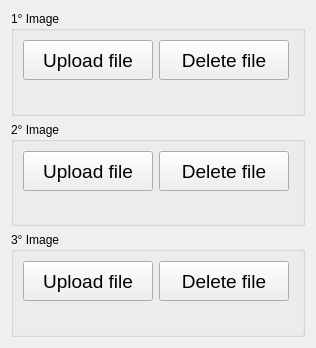
          <widget class="QWidget" name="scrollAreaWidgetContents_12">
           <property name="geometry">
            <rect>
             <x>0</x>
             <y>0</y>
             <width>316</width>
             <height>348</height>
            </rect>
           </property>
           <layout class="QGridLayout" name="gridLayout_56">
            <item row="0" column="0">
             <layout class="QVBoxLayout" name="verticalLayout_51">
              <item>
               <widget class="QGroupBox" name="groupBox_29">
                <property name="title">
                 <string>1° Image</string>
                </property>
                <layout class="QGridLayout" name="gridLayout_49">
                 <item row="0" column="0">
                  <layout class="QHBoxLayout" name="horizontalLayout_82">
                   <property name="sizeConstraint">
                    <enum>QLayout::SetMinimumSize</enum>
                   </property>
                   <item>
                    <widget class="QPushButton" name="button_open_file_one">
                     <property name="sizePolicy">
                      <sizepolicy hsizetype="Fixed" vsizetype="Fixed">
                       <horstretch>0</horstretch>
                       <verstretch>0</verstretch>
                      </sizepolicy>
                     </property>
                     <property name="minimumSize">
                      <size>
                       <width>130</width>
                       <height>40</height>
                      </size>
                     </property>
                     <property name="maximumSize">
                      <size>
                       <width>130</width>
                       <height>40</height>
                      </size>
                     </property>
                     <property name="font">
                      <font>
                       <pointsize>14</pointsize>
                      </font>
                     </property>
                     <property name="text">
                      <string>Upload file</string>
                     </property>
                    </widget>
                   </item>
                   <item>
                    <widget class="QPushButton" name="button_delete_file_one">
                     <property name="sizePolicy">
                      <sizepolicy hsizetype="Fixed" vsizetype="Fixed">
                       <horstretch>0</horstretch>
                       <verstretch>0</verstretch>
                      </sizepolicy>
                     </property>
                     <property name="minimumSize">
                      <size>
                       <width>130</width>
                       <height>40</height>
                      </size>
                     </property>
                     <property name="maximumSize">
                      <size>
                       <width>130</width>
                       <height>40</height>
                      </size>
                     </property>
                     <property name="font">
                      <font>
                       <pointsize>14</pointsize>
                      </font>
                     </property>
                     <property name="text">
                      <string>Delete file</string>
                     </property>
                    </widget>
                   </item>
                   <item>
                    <spacer name="horizontalSpacer_41">
                     <property name="orientation">
                      <enum>Qt::Horizontal</enum>
                     </property>
                     <property name="sizeHint" stdset="0">
                      <size>
                       <width>40</width>
                       <height>20</height>
                      </size>
                     </property>
                    </spacer>
                   </item>
                  </layout>
                 </item>
                 <item row="1" column="0">
                  <widget class="QLabel" name="label_image_pic_one">
                   <property name="text">
                    <string/>
                   </property>
                  </widget>
                 </item>
                </layout>
               </widget>
              </item>
              <item>
               <widget class="QGroupBox" name="groupBox_31">
                <property name="title">
                 <string>2° Image</string>
                </property>
                <layout class="QGridLayout" name="gridLayout_53">
                 <item row="0" column="0">
                  <layout class="QVBoxLayout" name="verticalLayout_49">
                   <item>
                    <layout class="QHBoxLayout" name="horizontalLayout_78">
                     <item>
                      <widget class="QPushButton" name="button_open_file_two">
                       <property name="minimumSize">
                        <size>
                         <width>130</width>
                         <height>40</height>
                        </size>
                       </property>
                       <property name="maximumSize">
                        <size>
                         <width>130</width>
                         <height>40</height>
                        </size>
                       </property>
                       <property name="font">
                        <font>
                         <pointsize>14</pointsize>
                        </font>
                       </property>
                       <property name="text">
                        <string>Upload file</string>
                       </property>
                      </widget>
                     </item>
                     <item>
                      <widget class="QPushButton" name="button_delete_file_two">
                       <property name="minimumSize">
                        <size>
                         <width>130</width>
                         <height>40</height>
                        </size>
                       </property>
                       <property name="maximumSize">
                        <size>
                         <width>130</width>
                         <height>40</height>
                        </size>
                       </property>
                       <property name="font">
                        <font>
                         <pointsize>14</pointsize>
                        </font>
                       </property>
                       <property name="text">
                        <string>Delete file</string>
                       </property>
                      </widget>
                     </item>
                     <item>
                      <spacer name="horizontalSpacer_42">
                       <property name="orientation">
                        <enum>Qt::Horizontal</enum>
                       </property>
                       <property name="sizeHint" stdset="0">
                        <size>
                         <width>40</width>
                         <height>20</height>
                        </size>
                       </property>
                      </spacer>
                     </item>
                    </layout>
                   </item>
                   <item>
                    <widget class="QLabel" name="label_image_pic_two">
                     <property name="text">
                      <string/>
                     </property>
                    </widget>
                   </item>
                  </layout>
                 </item>
                </layout>
               </widget>
              </item>
              <item>
               <widget class="QGroupBox" name="groupBox_32">
                <property name="title">
                 <string>3° Image</string>
                </property>
                <layout class="QGridLayout" name="gridLayout_55">
                 <item row="0" column="0">
                  <layout class="QVBoxLayout" name="verticalLayout_50">
                   <item>
                    <layout class="QHBoxLayout" name="horizontalLayout_94">
                     <item>
                      <widget class="QPushButton" name="button_open_file_three">
                       <property name="minimumSize">
                        <size>
                         <width>130</width>
                         <height>40</height>
                        </size>
                       </property>
                       <property name="maximumSize">
                        <size>
                         <width>130</width>
                         <height>40</height>
                        </size>
                       </property>
                       <property name="font">
                        <font>
                         <pointsize>14</pointsize>
                        </font>
                       </property>
                       <property name="text">
                        <string>Upload file</string>
                       </property>
                      </widget>
                     </item>
                     <item>
                      <widget class="QPushButton" name="button_delete_file_three">
                       <property name="minimumSize">
                        <size>
                         <width>130</width>
                         <height>40</height>
                        </size>
                       </property>
                       <property name="maximumSize">
                        <size>
                         <width>130</width>
                         <height>40</height>
                        </size>
                       </property>
                       <property name="font">
                        <font>
                         <pointsize>14</pointsize>
                        </font>
                       </property>
                       <property name="text">
                        <string>Delete file</string>
                       </property>
                      </widget>
                     </item>
                     <item>
                      <spacer name="horizontalSpacer_43">
                       <property name="orientation">
                        <enum>Qt::Horizontal</enum>
                       </property>
                       <property name="sizeHint" stdset="0">
                        <size>
                         <width>40</width>
                         <height>20</height>
                        </size>
                       </property>
                      </spacer>
                     </item>
                    </layout>
                   </item>
                   <item>
                    <widget class="QLabel" name="label_image_pic_three">
                     <property name="text">
                      <string/>
                     </property>
                    </widget>
                   </item>
                  </layout>
                 </item>
                </layout>
               </widget>
              </item>
             </layout>
            </item>
           </layout>
          </widget>
